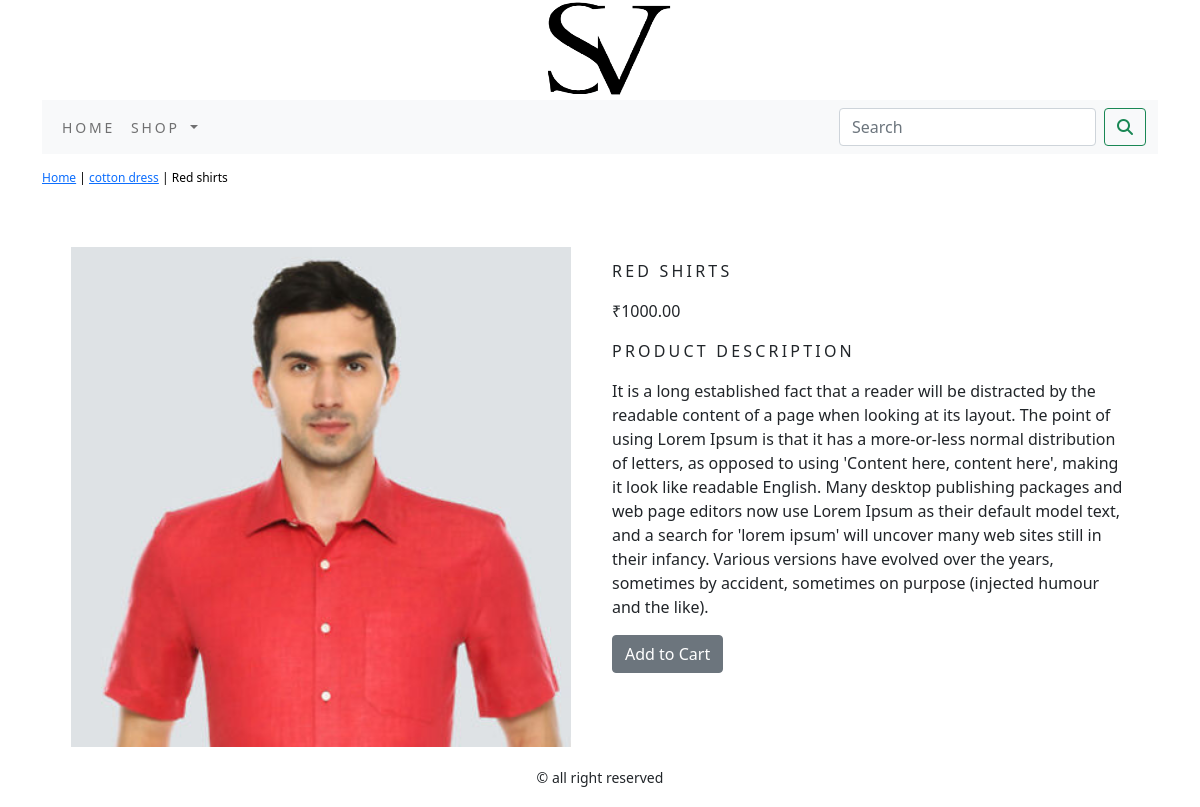
The page /shop/cotton-dress/red-shirts/ on the database its author committed.
### shop/models.py (models this page shows, shortened)
class Product(models.Model):
    name = models.CharField(max_length=250, unique=True)
    slug = models.SlugField(max_length=250, unique=True)
    description = models.TextField(blank=True)
    price = models.DecimalField(max_digits=10, decimal_places=2)
    category = models.ForeignKey(Category, on_delete=models.CASCADE)
    image = models.ImageField(upload_to='product', blank=True)
    stock = models.IntegerField()
    available = models.BooleanField(default=True)
    created = models.DateTimeField(auto_now_add=True)
    updated = models.DateTimeField(auto_now=True)
    class Meta:
        ordering = ('name',)
        verbose_name = 'product'
        verbose_name_plural = 'products'

class Category(models.Model):
    name = models.CharField(max_length=250, unique=True)
    slug = models.SlugField(max_length=250, unique=True)
    description = models.TextField(blank=True)
    image = models.ImageField(upload_to='category', blank=True)
    class Meta:
        ordering = ('name',)
        verbose_name = 'category'
        verbose_name_plural = 'categories'
    def get_url(self):
        return reverse('shop:products_by_category', args=[self.slug])
    def __str__(self):
        return '{}'.format(self.name)

### shop/views.py (the view)
# urls.py: path('<slug:c_slug>/<slug:product_slug>/', views.proDetail, name='prodCatdetail'),
def proDetail(request, c_slug, product_slug):
    try:
        product = Product.objects.get(category__slug=c_slug, slug=product_slug)
    except Exception as e:
        raise e
    return render(request, 'product.html', {'product': product})

### cart/context_processors.py (called while the page is built)
def counter(request):
    item_count = 0
    if 'admin' in request.path:
        return {}
    else:
        try:
            cart = Cart.objects.filter(cart_id=_cart_id(request))
            cart_items = CartItem.objects.all().filter(cart=cart[:1])
            for cart_item in cart_items:
                item_count += cart_item.quantity
        except Cart.DoesNotExist:
            item_count = 0
    return dict(item_count=item_count)

### cart/views.py (called while the page is built)
def _cart_id(request):
    cart = request.session.session_key
    if not cart:
        cart = request.session.create()
    return cart

### shop/context_processors.py (called while the page is built)
def menu_links(request):
    links = Category.objects.all()
    return dict(links=links)

### templates/product.html (shortened to what this page needs)
{% extends 'base.html' %}
{% load static %}
{% block content %}
<div class="row my_prod_row_class">
    <div class="mx_auto">
        <p> <a href="{% url 'shop:allProdCat' %}"> Home</a>  | <a href="{{product.category.get_url}}">{{product.category}}</a> | {{product.name}}</p>
    </div>
    </div>
    <div class="container">
<br>
<div class="row">
    <div class="col-12 col-sm-12 col-md-12 col-lg-6 text-center">
        <div style="min-width:18rem; ">
            <img src="{{product.image.url}}" class="my_image" alt="{{product.name}}">
        </div>
    </div>
       <div class="col-12 col-sm-12 col-md-12 col-lg-6">
           <div>
           <h1 class="my_product_title">{{product.name}}</h1>
           <p>₹{{product.price}}</p>
           <p class="my_title">Product Description</p>
           <p class="text-justify my_prod_text">{{product.description}}</p>
           {% if product.stock <= 0 %}
           <p class="text-justify my_prod_text"><b> out of stock</b></p>
           {% else %}
           <a class="btn btn-secondary" href="{% url 'cart:add_cart' product.id %}">Add to Cart</a>
           {% endif %}
       </div>
           </div>
    </div>
</div>
{% endblock %}

### static/css/custom.css (style rules this page uses)
.my_image { width:500px; height:auto; }
.my_title { letter-spacing : .2em; font-size :16px; text-transform :uppercase; }
.my_prod_row_class { padding-top:15px; padding-bottom:20px; }
.my_prod_row_class .mx_auto { color: #000; font-size:12px; text-decoration:none; }
.my_product_title { font-size:16px; text-transform:uppercase; letter-spacing:.2em; padding-top:15px; padding-bottom:10px; }
.my_prod_text { padding-right:20px; }

### rows shown on the page
Product: category "cotton dress", name "Red shirts", image (picture), name "RED SHIRTS", price "1000.00", description "It is a long established fact that a reader will be distracted by the readable content of a page when looking at its layout. The point of using Lorem Ipsum is that it has a more-or-less normal distribution of letters, as opposed to using 'Content here, content here', making it look like readable English. Many desktop publishing packages and web page editors now use Lorem Ipsum as their default model text, and a search for 'lorem ipsum' will uncover many web sites still in their infancy. Various versions have evolved over the years, sometimes by accident, sometimes on purpose (injected humour and the like)."
